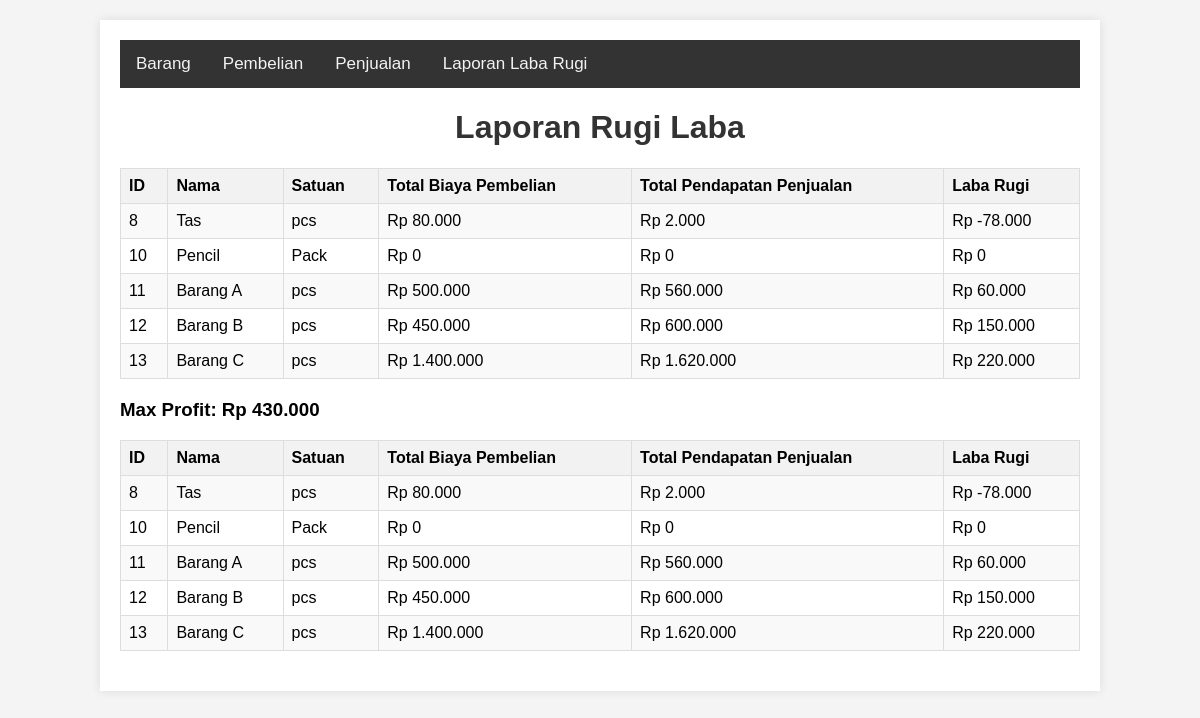
Page /index.php?action=laporan on the committed database.
### tables this page shows
CREATE TABLE `barang` (
  `id` int(11) NOT NULL,
  `nama` varchar(100) NOT NULL,
  `satuan` varchar(100) NOT NULL
);

### controller/LaporanController.php (called while the page is built)
<?php
require_once 'model/Barang.php';
require_once 'model/Pembelian.php';
require_once 'model/Penjualan.php';
require_once 'lib/linier_programming.php';
require_once 'lib/formatRupiah.php';
class LaporanController {
    private $barangModel;
    private $pembelianModel;
    private $penjualanModel;
    public function __construct() {
        $this->barangModel = new Barang();
        $this->pembelianModel = new Pembelian();
        $this->penjualanModel = new Penjualan();
    }
    public function index() {
        $report = $this->barangModel->getReport();
        $barang = $this->barangModel->getAll();
        $pembelian = $this->pembelianModel->getAll();
        $penjualan = $this->penjualanModel->getAll();
        $optimize = optimizeSales($barang, $pembelian, $penjualan);
        include 'view/laporan/index.php';
    }
}
?>

### database.php (called while the page is built, shortened)
<?php
function connect() {
    $conn = new mysqli(DB_HOST, DB_USER, DB_PASS, DB_NAME);
    return $conn;
}
?>

### model/Barang.php (called while the page is built, shortened)
<?php
require_once 'database.php';
require_once 'lib/linier_programming.php';
class Barang {
    private $conn;
    public function __construct() {
        $this->conn = connect();
    }
    public function getAll() {
        $sql = "SELECT * FROM barang";
        $result = $this->conn->query($sql);
        return $result->fetch_all(MYSQLI_ASSOC);
    }
    public function getReport() {
        $sql = "
        SELECT
            b.id AS id_barang,
            b.nama,
            b.satuan,
            COALESCE(SUM(pb.jumlah_pembelian * pb.harga_beli), 0) AS total_biaya_pembelian,
            COALESCE(SUM(pj.jumlah_penjualan * pj.harga_jual), 0) AS total_pendapatan_penjualan,
            COALESCE(SUM(pj.jumlah_penjualan * pj.harga_jual), 0) - COALESCE(SUM(pb.jumlah_pembelian * pb.harga_beli), 0) AS laba_rugi
        FROM
            barang b
        LEFT JOIN
            pembelian pb ON b.id = pb.id_barang
        LEFT JOIN
            penjualan pj ON b.id = pj.id_barang
        GROUP BY
            b.id, b.nama, b.satuan
        ORDER BY
            b.id;
        ";
        $result = $this->conn->query($sql);
        return $result->fetch_all(MYSQLI_ASSOC);
    }
}
?>

### lib/formatRupiah.php (called while the page is built)
<?php
function formatRupiah($angka) {
    return "Rp " . number_format($angka, 0, ',', '.');
}

### model/Pembelian.php (called while the page is built, shortened)
<?php
require_once 'database.php';
class Pembelian {
    private $conn;
    public function __construct() {
        $this->conn = connect();
    }
    public function getAll() {
        $sql = "SELECT pembelian.id, pembelian.jumlah_pembelian, pembelian.harga_beli, pembelian.id_barang, barang.nama, barang.satuan FROM pembelian JOIN barang ON barang.id = pembelian.id_barang";
        $result = $this->conn->query($sql);
        return $result->fetch_all(MYSQLI_ASSOC);
    }
}
?>

### model/Penjualan.php (called while the page is built, shortened)
<?php
require_once 'database.php';
class penjualan {
    private $conn;
    public function __construct() {
        $this->conn = connect();
    }
    public function getAll() {
        $sql = "SELECT penjualan.id, penjualan.jumlah_penjualan, penjualan.harga_jual, penjualan.id_barang, barang.nama, barang.satuan FROM penjualan JOIN barang ON barang.id = penjualan.id_barang";
        $result = $this->conn->query($sql);
        return $result->fetch_all(MYSQLI_ASSOC);
    }
}
?>

### lib/linier_programming.php (called while the page is built)
<?php
function calculateProfitLoss($barang, $pembelian, $penjualan) {
    $labaRugi = [];
    foreach ($barang as $b) {
        $id_barang = $b['id'];
        $total_biaya_pembelian = 0;
        $total_pendapatan_penjualan = 0;
        foreach ($pembelian as $pb) {
            if ($pb['id_barang'] == $id_barang) {
                $total_biaya_pembelian += $pb['jumlah_pembelian'] * $pb['harga_beli'];
            }
        }
        foreach ($penjualan as $pj) {
            if ($pj['id_barang'] == $id_barang) {
                $total_pendapatan_penjualan += $pj['jumlah_penjualan'] * $pj['harga_jual'];
            }
        }
        $laba_rugi = $total_pendapatan_penjualan - $total_biaya_pembelian;
        $labaRugi[$id_barang] = [
            'id_barang' => $id_barang,
            'nama' => $b['nama'],
            'satuan' => $b['satuan'],
            'total_biaya_pembelian' => $total_biaya_pembelian,
            'total_pendapatan_penjualan' => $total_pendapatan_penjualan,
            'laba_rugi' => $laba_rugi
        ];
    }
    return $labaRugi;
}
function optimizeSales($barang, $pembelian, $penjualan) {
    $profitLoss = calculateProfitLoss($barang, $pembelian, $penjualan);
    $max_profit = 0;
    $best_combination = [];
    $total_items = count($profitLoss);
    for ($i = 0; $i < pow(2, $total_items); $i++) {
        $combination = [];
        $current_profit = 0;
        for ($j = 0; $j < $total_items; $j++) {
            if ($i & (1 << $j)) {
                $combination[] = $profitLoss[$barang[$j]['id']];
                $current_profit += $profitLoss[$barang[$j]['id']]['laba_rugi'];
            }
        }
        if ($current_profit > $max_profit) {
            $max_profit = $current_profit;
            $best_combination = $combination;
        }
    }
    return [
        'max_profit' => $max_profit,
        'combination' => $best_combination
    ];
}
?>

### view/laporan/index.php (the view, shortened to what this page needs)
<!DOCTYPE html>
<html>
<head>
    <link rel="stylesheet" type="text/css" href="assets/styles.css">
</head>
<body>
    <div class="container">
        <?php include "navigation.php"; ?>
        <h1>Laporan Rugi Laba</h1>
        <table border="1">
            <tr>
                <th>ID</th>
                <th>Nama</th>
                <th>Satuan</th>
                <th>Total Biaya Pembelian</th>
                <th>Total Pendapatan Penjualan</th>
                <th>Laba Rugi</th>
            </tr>
            <?php foreach ($report as $item) : ?>
                <tr>
                    <td><?= $item['id_barang'] ?></td>
                    <td><?= $item['nama'] ?></td>
                    <td><?= $item['satuan'] ?></td>
                    <td><?= formatRupiah($item['total_biaya_pembelian']) ?></td>
                    <td><?= formatRupiah($item['total_pendapatan_penjualan']) ?></td>
                    <td><?= formatRupiah($item['laba_rugi']) ?></td>
                </tr>
            <?php endforeach; ?>
        </table>
        <?php if (isset($optimize)) : ?>
            <h3>Max Profit: <?php echo formatRupiah($optimize['max_profit']); ?></h3>
            <table border="1">
                <tr>
                    <th>ID</th>
                    <th>Nama</th>
                    <th>Satuan</th>
                    <th>Total Biaya Pembelian</th>
                    <th>Total Pendapatan Penjualan</th>
                    <th>Laba Rugi</th>
                </tr>
                <?php foreach ($report as $item) : ?>
                    <tr>
                        <td><?= $item['id_barang'] ?></td>
                        <td><?= $item['nama'] ?></td>
                        <td><?= $item['satuan'] ?></td>
                        <td><?= formatRupiah($item['total_biaya_pembelian']) ?></td>
                        <td><?= formatRupiah($item['total_pendapatan_penjualan']) ?></td>
                        <td><?= formatRupiah($item['laba_rugi']) ?></td>
                    </tr>
                <?php endforeach; ?>
            </table>
        <?php else : ?>
            <p>No optimization data available.</p>
        <?php endif; ?>
    </div>
</body>
</html>

### assets/styles.css (style rules this page uses)
body { font-family: Arial, sans-serif; background-color: #f4f4f4; margin: 0; padding: 0; }
.container { width: 80%; margin: 20px auto; background: #fff; padding: 20px; box-shadow: 0 0 10px rgba(0, 0, 0, 0.1); }
h1 { text-align: center; color: #333; }
table { width: 100%; border-collapse: collapse; margin-bottom: 20px; }
table, th, td { border: 1px solid #ddd; }
th, td { padding: 8px; text-align: left; }
th { background-color: #f2f2f2; }
tr:nth-child(even) { background-color: #f9f9f9; }

### rows in the picture
barang: id "8", nama "Tas", satuan "pcs", total_biaya_pembelian "Rp 80.000", total_pendapatan_penjualan "Rp 2.000", laba_rugi "Rp -78.000"
barang: id "10", nama "Pencil", satuan "Pack", total_biaya_pembelian "Rp 0", total_pendapatan_penjualan "Rp 0", laba_rugi "Rp 0"
barang: id "11", nama "Barang A", satuan "pcs", total_biaya_pembelian "Rp 500.000", total_pendapatan_penjualan "Rp 560.000", laba_rugi "Rp 60.000"
barang: id "12", nama "Barang B", satuan "pcs", total_biaya_pembelian "Rp 450.000", total_pendapatan_penjualan "Rp 600.000", laba_rugi "Rp 150.000"
barang: id "13", nama "Barang C", satuan "pcs", total_biaya_pembelian "Rp 1.400.000", total_pendapatan_penjualan "Rp 1.620.000", laba_rugi "Rp 220.000"

### other values in the picture
formatRupiah($optimize['max_profit']) "Rp 430.000"
